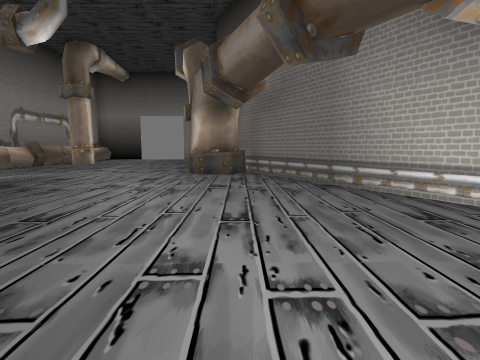
view 1 (above)

19 first-person views from a walk through a 3-D level made in the Godot game engine. The camera is 1.3 m above the floor, tilts 6° down and sees 75° across. The floor is counted in squares, 2 m on a side. Each view is taken from the middle of a square. On the plan, view 1 faces up. The plan holds only what a view shows up to about 10 squares ahead; the rest is blank. The place goes on beyond the plan. Characters and animated objects are not drawn.

view 2
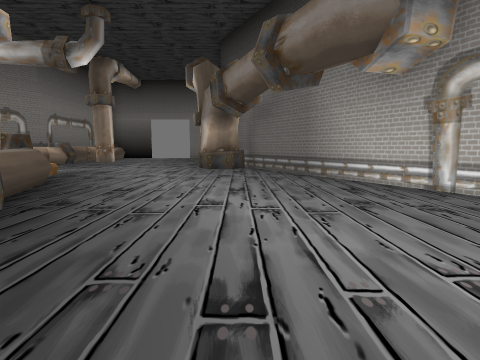

view 3
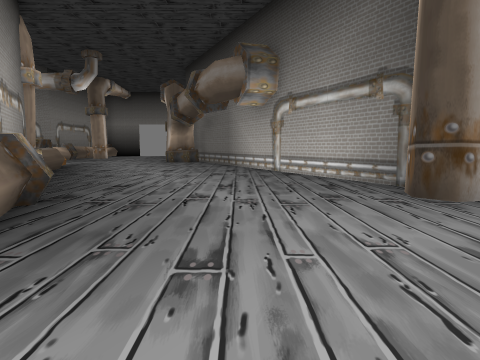

view 4
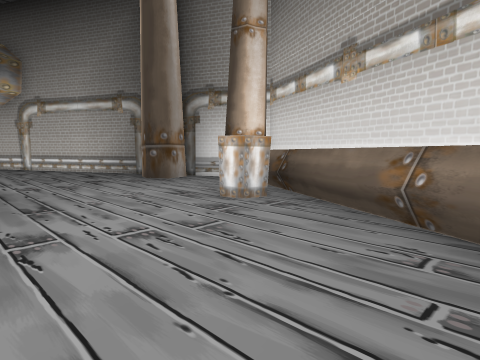

view 5
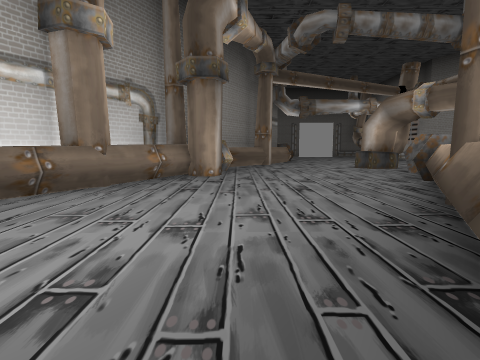

view 6
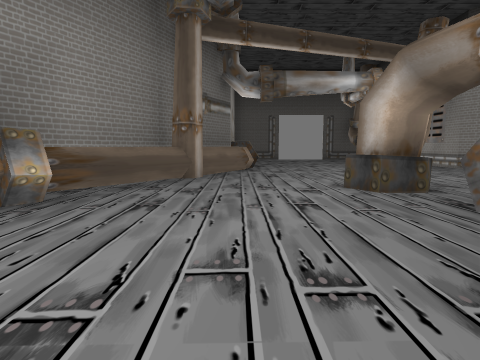

view 7
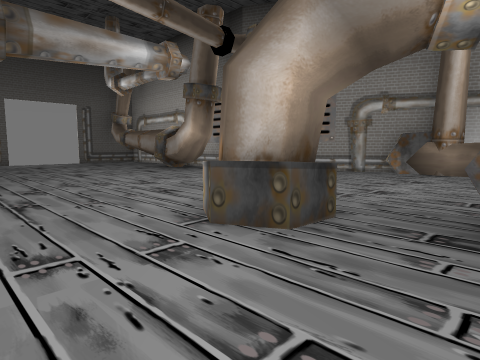

view 8
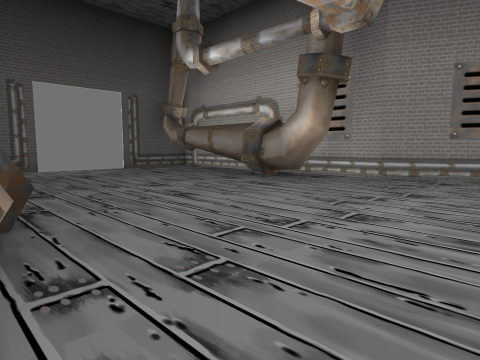

view 9
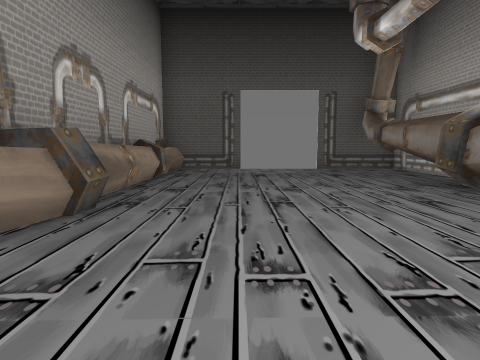

view 10
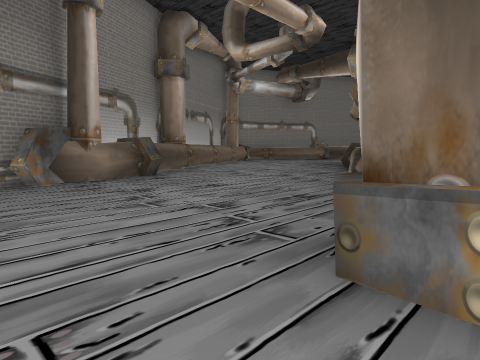

view 11
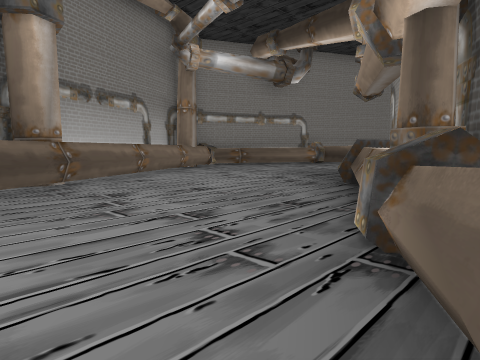

view 12
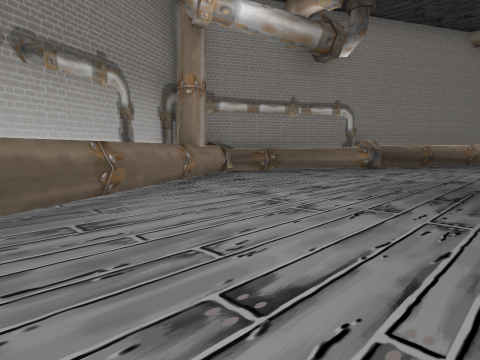

view 13
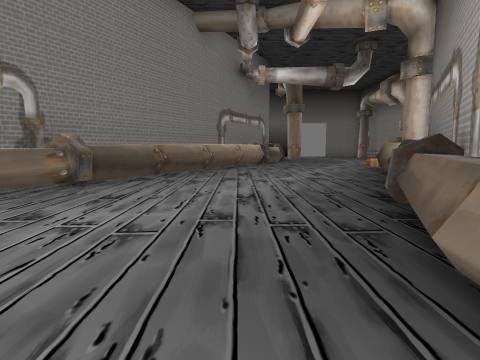

view 14
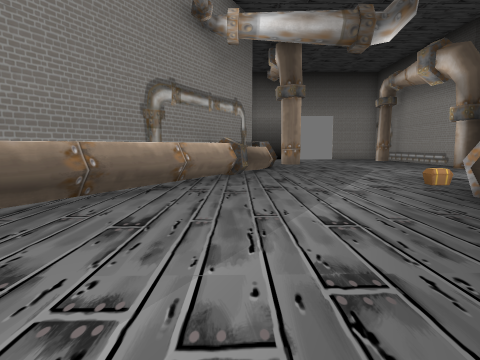

view 15
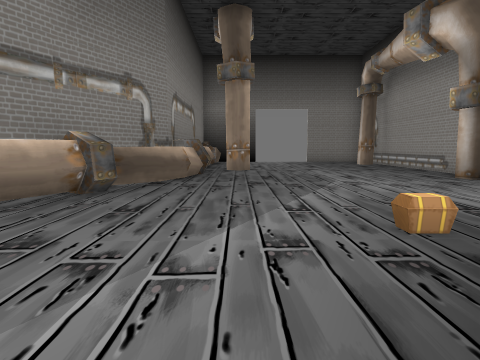

view 16
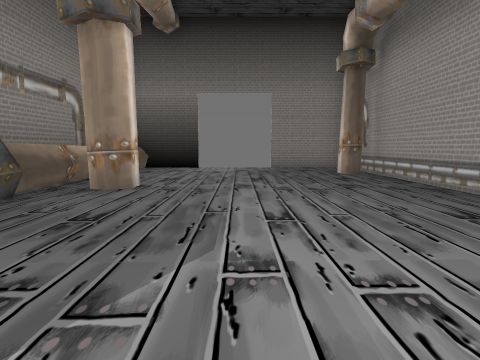

view 17
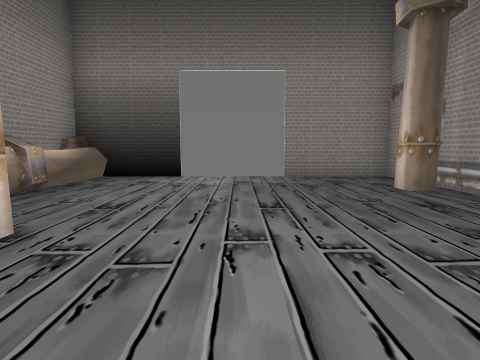

view 18
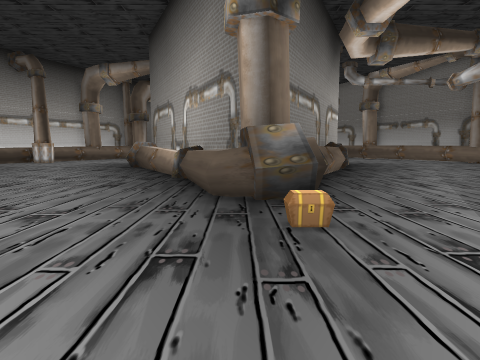

view 19
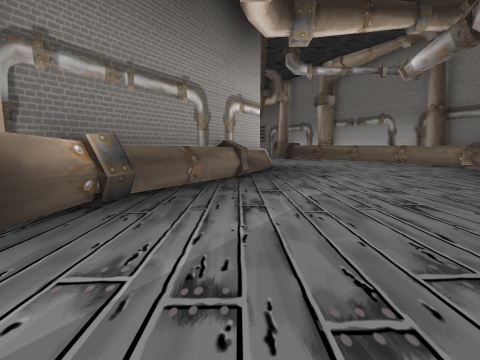

### Floor plan
Key: @ floor where view 1 was taken; # wall or solid block; x gap in a wall; . floor; = window, fence, low wall or low ledge; ^ raised ledge; C chest.
Columns run from 14 left of view 1 to 6 right of it. Each row starts with its distance up from view 1.
 17       ###  x##
 16       #^......
 15       #^.....##
 14       #^......#
 13       #^......#
 12       #^#.....#
 11       ##......#
 10       #^.....##
  9       #......^#
  8      ##......###
  7      ##........##
  6     #^..........#
  5    ##....C......##
  4    #^....##......#
  3    #.....##......##
  2   #^.....##^......#
  1  ##.....^###......##
  0  #^.....## #^.@....#
 -1  #.....^#   #......#
 -2 #^.....##   ##.....##
 -3 #......#     #......#
 -4 #.....^       ^.....#
 -5 #^....#^     ^....#^#
 -6 ##.....^    ##.....#
 -7  #^....=^   #.....^#
 -8  #^.....##  ^.....#
 -9   ##.....###.....##
-10    #.....^  ....##
-11    ##.....#.....##
-12    ##...........#
-13     ##....##...^#
-14     ##.........#
-15      #........##
-16      #........#
-17      ##......^#
-18       #......#
-19       ##.....#
-20        #.....#
-21        #.....#
-22       ##.....#
-23       ##.....#
-24       #......#
-25       ###   ##

Positions as (right, up) in squares from view 1, and headings:
1: (0, 0), facing up
2: (0, -2), facing up
3: (2, -6), facing up
4: (1, -8), facing up-right
5: (1, -3), facing down
6: (-1, -8), facing down
7: (-1, -11), facing down-left
8: (-1, -15), facing down-left
9: (-3, -15), facing down
10: (-3, -15), facing up-left
11: (-5, -11), facing up-left
12: (-8, -9), facing up-left
13: (-9, -5), facing up
14: (-8, 0), facing up
15: (-6, 3), facing up
16: (-4, 7), facing up
17: (-4, 10), facing up
18: (-4, 8), facing down
19: (-7, 6), facing down
